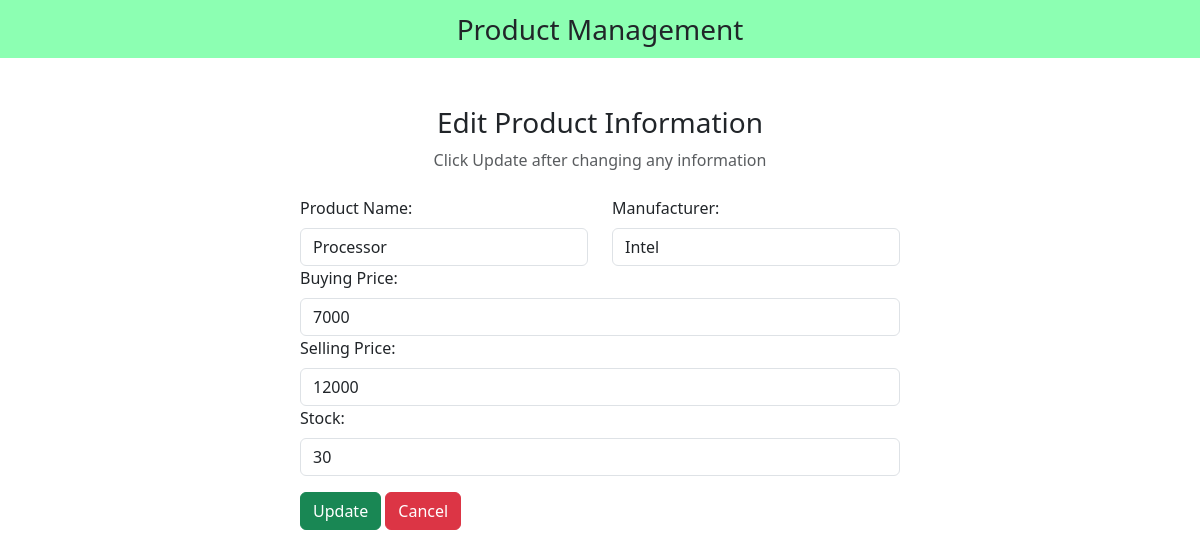
The page /edit.php?id=1 on the database its author committed.
### tables this page shows
CREATE TABLE `product_info` (
  `id` int(11) NOT NULL,
  `Product_Name` varchar(150) NOT NULL,
  `Manufacturer` varchar(50) NOT NULL,
  `Buying_Price` int(10) NOT NULL,
  `Selling_Price` int(10) NOT NULL,
  `Stock` int(10) NOT NULL
);

### edit.php (the view, shortened to what this page needs)
<?php
include "SqlConnect.php";
$id=$_GET['id'];
?>
<!doctype html>
<html lang="en">
  <head>
    <link href="https://cdn.jsdelivr.net/npm/bootstrap@5.3.0-alpha1/dist/css/bootstrap.min.css" rel="stylesheet">
  </head>
  <body>
    <nav class="navbar navbar-light justify-content-center fs-3 mb-5" style="background-color:#00ff5573;">
    Product Management
    </nav>
    <div class="container">
        <div class="text-center mb-4">
            <h3>Edit Product Information</h3>
            <p class="text-muted">Click Update after changing any information</p>
        </div>
        <?php
        $sql="SELECT * FROM `product_info` WHERE id = $id LIMIT 1";
        $result = mysqli_query($conn,$sql);
        $row= mysqli_fetch_assoc($result);
        ?>
        <div class="container  d-flex justify-content-center">
            <form action="" method="post" style="width:50vw; min-width:300px;">
            <div class="row">
                <div class="col">
                    <label class="form-label">Product Name:</label>
                    <input type="text" class="form-control" name="Product_Name" value="<?php echo $row['Product_Name']?>">
                </div>
                <div class="col">
                    <label class="form-label">Manufacturer:</label>
                    <input type="text" class="form-control" name="Manufacturer" value="<?php echo $row['Manufacturer']?>">
                </div>
            </div>
            <div>
                <div class="col">
                    <label class="form-label">Buying Price:</label>
                    <input type="number" class="form-control" name="Buying_Price" value="<?php echo $row['Buying_Price']?>">
                </div>
                <div class="col">
                    <label class="form-label">Selling Price:</label>
                    <input type="number" class="form-control" name="Selling_Price" value="<?php echo $row['Selling_Price']?>">
                </div>
            </div>
            <div>
                <div class="col">
                    <label class="form-label">Stock:</label>
                    <input type="number" class="form-control" name="Stock" value="<?php echo $row['Stock']?>">
                </div>
            </div>
            <div class=mt-3>
                <button type="submit" class="btn btn-success" name="sumbit">Update</button>
                <a href="index.php" class="btn btn-danger" name="cancel">Cancel</a>
            </div>
            </form>
        </div>
    </div>
  </body>
</html>

### rows shown on the page
product_info: Product_Name "Processor", Manufacturer "Intel", Buying_Price "7000", Selling_Price "12000", Stock "30"
